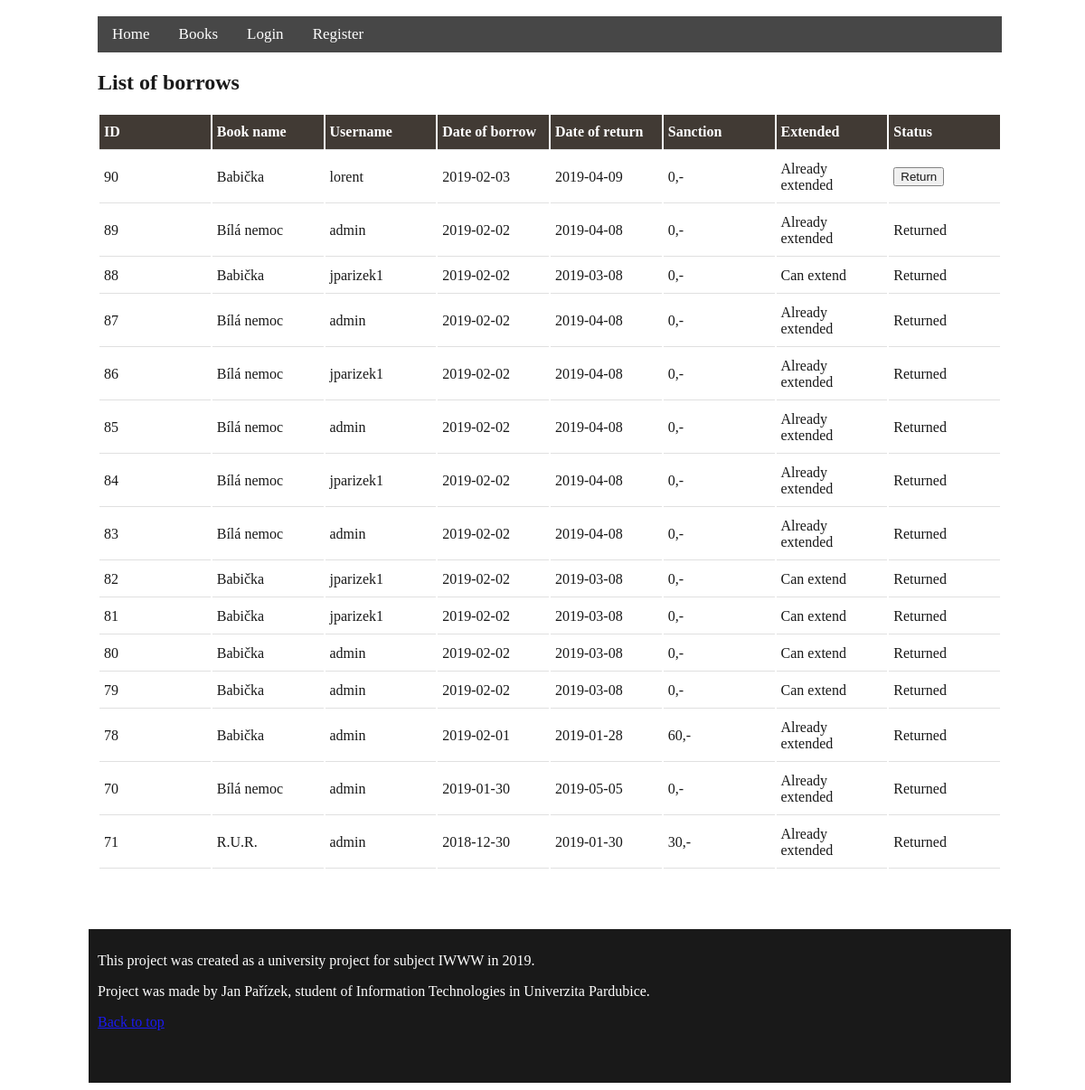
The page /term-work/code/index.php?page=manageborrows on the database its author committed.
### tables this page shows
CREATE TABLE IF NOT EXISTS `pujcky` (
  `id` int(11) NOT NULL,
  `datumVypujceni` date NOT NULL,
  `datumVraceni` date DEFAULT NULL,
  `prodlouzeno` int(11) NOT NULL,
  `vraceno` int(11) NOT NULL,
  `sankce` int(11) NOT NULL,
  `kniha_id` int(11) NOT NULL,
  `uzivatel_id` int(11) NOT NULL
);

CREATE TABLE IF NOT EXISTS `knihy` (
  `id` int(11) NOT NULL,
  `autor_id` int(11) NOT NULL,
  `nazev` varchar(40) NOT NULL,
  `zanr` varchar(30) NOT NULL,
  `popis` varchar(400) DEFAULT NULL,
  `skladem` int(11) NOT NULL,
  `pocetKs` int(11) NOT NULL,
  `rokVydani` int(11) DEFAULT NULL,
  `disabled` int(11) NOT NULL
);

CREATE TABLE IF NOT EXISTS `uzivatele` (
  `id` int(11) NOT NULL,
  `role` varchar(20) NOT NULL,
  `username` varchar(30) NOT NULL,
  `email` varchar(50) NOT NULL,
  `password` varchar(32) NOT NULL,
  `datumRegistrace` date NOT NULL
);

### term-work/code/pages/manageBorrows.php (the view, shortened to what this page needs)
<?php
include_once './data/functions.php';
$sql = "SELECT * from pujcky ORDER BY datumVypujceni DESC";
$result = $conn->query($sql);
if ($result->num_rows > 0) {
    echo "<h2>List of borrows</h2>";
    echo "<table><tr><th>ID</th><th>Book name</th><th>Username</th><th>Date of borrow</th><th>Date of return</th><th>Sanction</th><th>Extended</th><th>Status</th></tr>";
    while ($row = $result->fetch_assoc()) {
        $idborrow = $row["id"];
        $idbook = $row["kniha_id"];
        $iduser = $row["uzivatel_id"];
        $dateborrow = $row["datumVypujceni"];
        $datereturn = $row["datumVraceni"];
        $returned = $row["vraceno"];
        $sanction = $row["sankce"];
        if ($row["prodlouzeno"] == 1) {
            $extended = 'Already extended';
        } else $extended = 'Can extend';
        $sql2 = "SELECT username FROM uzivatele WHERE id=".$iduser;
        $result2 = $conn->query($sql2);
        $row2 = $result2->fetch_assoc();
        $username = $row2["username"];
        $sql3 = "SELECT nazev FROM knihy WHERE id=".$idbook;
        $result3 = $conn->query($sql3);
        $row3 = $result3->fetch_assoc();
        $bookname = $row3["nazev"];
        echo "<tr><td>".$idborrow."</td><td>".$bookname."<td>".$username."</td><td>".$dateborrow."</td><td>".$datereturn."</td><td>".$sanction.",-</td><td>".$extended."</td>";
        if ($returned == 1) {
             echo '<td>Returned</td></tr>';
        } else {
            ?>
            <td><form action="/pages/returnBook.php" method="post">
                    <input class="btn" type="submit" name="return" value="Return"></form></td></tr>
            <?php
        }
    }
}
echo "</table>";
?>

### term-work/code/styles/style.css (style rules this page uses)
body { background-image: url("https://i.imgur.com/VCgNexm.jpg"); width: 100%; background-attachment: fixed; background-repeat: no-repeat; background-size: cover; }
table { align-content: center; overflow-x:auto; width: 100%; }
th { background-color: #2d251f; color: white; text-align: center; }
th, td { border-bottom: 1px solid #ddd; position: relative; padding: 10px 5px; text-align: left; }
table { overflow-x:auto; table-layout: fixed; width: 100%; }

### rows shown on the page
pujcky: id "90", kniha.nazev "Babička", uzivatel.username "lorent", datumVypujceni "2019-02-03", datumVraceni "2019-04-09", sankce "0", prodlouzeno "Already extended"
pujcky: id "89", kniha.nazev "Bílá nemoc", uzivatel.username "admin", datumVypujceni "2019-02-02", datumVraceni "2019-04-08", sankce "0", prodlouzeno "Already extended", vraceno "Returned"
pujcky: id "88", kniha.nazev "Babička", uzivatel.username "jparizek1", datumVypujceni "2019-02-02", datumVraceni "2019-03-08", sankce "0", prodlouzeno "Can extend", vraceno "Returned"
pujcky: id "87", kniha.nazev "Bílá nemoc", uzivatel.username "admin", datumVypujceni "2019-02-02", datumVraceni "2019-04-08", sankce "0", prodlouzeno "Already extended", vraceno "Returned"
pujcky: id "86", kniha.nazev "Bílá nemoc", uzivatel.username "jparizek1", datumVypujceni "2019-02-02", datumVraceni "2019-04-08", sankce "0", prodlouzeno "Already extended", vraceno "Returned"
pujcky: id "85", kniha.nazev "Bílá nemoc", uzivatel.username "admin", datumVypujceni "2019-02-02", datumVraceni "2019-04-08", sankce "0", prodlouzeno "Already extended", vraceno "Returned"
pujcky: id "84", kniha.nazev "Bílá nemoc", uzivatel.username "jparizek1", datumVypujceni "2019-02-02", datumVraceni "2019-04-08", sankce "0", prodlouzeno "Already extended", vraceno "Returned"
pujcky: id "83", kniha.nazev "Bílá nemoc", uzivatel.username "admin", datumVypujceni "2019-02-02", datumVraceni "2019-04-08", sankce "0", prodlouzeno "Already extended", vraceno "Returned"
pujcky: id "82", kniha.nazev "Babička", uzivatel.username "jparizek1", datumVypujceni "2019-02-02", datumVraceni "2019-03-08", sankce "0", prodlouzeno "Can extend", vraceno "Returned"
pujcky: id "81", kniha.nazev "Babička", uzivatel.username "jparizek1", datumVypujceni "2019-02-02", datumVraceni "2019-03-08", sankce "0", prodlouzeno "Can extend", vraceno "Returned"
pujcky: id "80", kniha.nazev "Babička", uzivatel.username "admin", datumVypujceni "2019-02-02", datumVraceni "2019-03-08", sankce "0", prodlouzeno "Can extend", vraceno "Returned"
pujcky: id "79", kniha.nazev "Babička", uzivatel.username "admin", datumVypujceni "2019-02-02", datumVraceni "2019-03-08", sankce "0", prodlouzeno "Can extend", vraceno "Returned"
pujcky: id "78", kniha.nazev "Babička", uzivatel.username "admin", datumVypujceni "2019-02-01", datumVraceni "2019-01-28", sankce "60", prodlouzeno "Already extended", vraceno "Returned"
pujcky: id "70", kniha.nazev "Bílá nemoc", uzivatel.username "admin", datumVypujceni "2019-01-30", datumVraceni "2019-05-05", sankce "0", prodlouzeno "Already extended", vraceno "Returned"
pujcky: id "71", kniha.nazev "R.U.R.", uzivatel.username "admin", datumVypujceni "2018-12-30", datumVraceni "2019-01-30", sankce "30", prodlouzeno "Already extended", vraceno "Returned"
